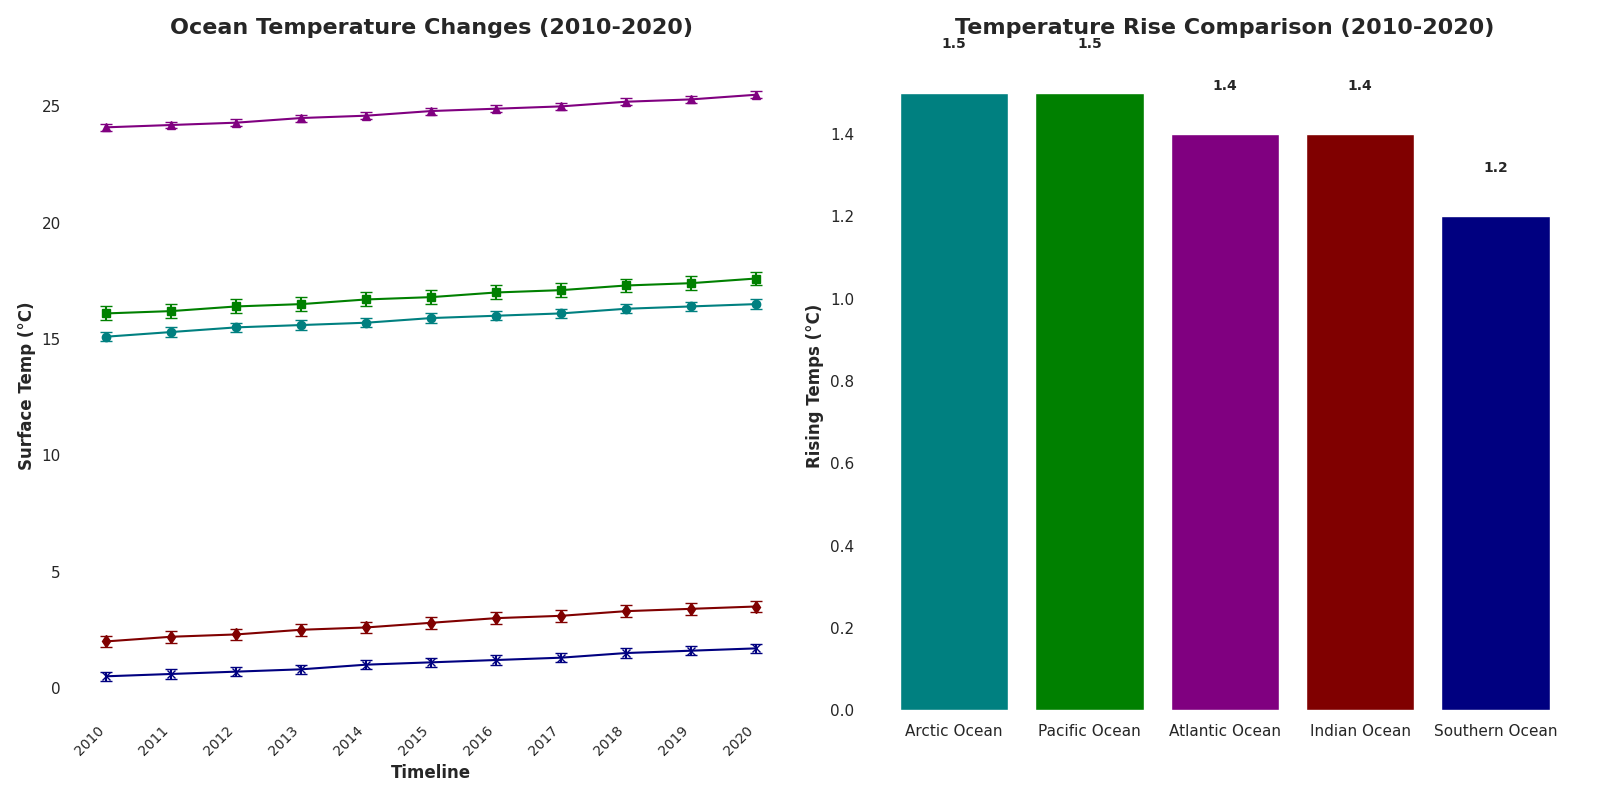

Write Python code to recreate this figure.
import matplotlib.pyplot as plt
import numpy as np

years = np.arange(2010, 2021)

atlantic_temp = np.array([15.1, 15.3, 15.5, 15.6, 15.7, 15.9, 16.0, 16.1, 16.3, 16.4, 16.5])
pacific_temp = np.array([16.1, 16.2, 16.4, 16.5, 16.7, 16.8, 17.0, 17.1, 17.3, 17.4, 17.6])
indian_temp = np.array([24.1, 24.2, 24.3, 24.5, 24.6, 24.8, 24.9, 25.0, 25.2, 25.3, 25.5])
arctic_temp = np.array([2.0, 2.2, 2.3, 2.5, 2.6, 2.8, 3.0, 3.1, 3.3, 3.4, 3.5])
southern_temp = np.array([0.5, 0.6, 0.7, 0.8, 1.0, 1.1, 1.2, 1.3, 1.5, 1.6, 1.7])

atlantic_err = np.array([0.2] * len(years))
pacific_err = np.array([0.3] * len(years))
indian_err = np.array([0.15] * len(years))
arctic_err = np.array([0.25] * len(years))
southern_err = np.array([0.2] * len(years))

atlantic_inc = atlantic_temp[-1] - atlantic_temp[0]
pacific_inc = pacific_temp[-1] - pacific_temp[0]
indian_inc = indian_temp[-1] - indian_temp[0]
arctic_inc = arctic_temp[-1] - arctic_temp[0]
southern_inc = southern_temp[-1] - southern_temp[0]

increases = [atlantic_inc, pacific_inc, indian_inc, arctic_inc, southern_inc]
oceans = ['Atlantic Ocean', 'Pacific Ocean', 'Indian Ocean', 'Arctic Ocean', 'Southern Ocean']

# Sort data in descending order of increases
sorted_indices = np.argsort(increases)[::-1]
sorted_increases = [increases[i] for i in sorted_indices]
sorted_oceans = [oceans[i] for i in sorted_indices]

fig, axes = plt.subplots(1, 2, figsize=(16, 8))

ax1 = axes[0]

colors = ['teal', 'green', 'purple', 'maroon', 'navy']

ax1.errorbar(years, atlantic_temp, yerr=atlantic_err, fmt='-o', color=colors[0], capsize=4)
ax1.errorbar(years, pacific_temp, yerr=pacific_err, fmt='-s', color=colors[1], capsize=4)
ax1.errorbar(years, indian_temp, yerr=indian_err, fmt='-^', color=colors[2], capsize=4)
ax1.errorbar(years, arctic_temp, yerr=arctic_err, fmt='-d', color=colors[3], capsize=4)
ax1.errorbar(years, southern_temp, yerr=southern_err, fmt='-x', color=colors[4], capsize=4)

ax1.set_title('Ocean Temperature Changes (2010-2020)', fontsize=16, fontweight='bold', pad=20)
ax1.set_xlabel('Timeline', fontsize=12, fontweight='bold')
ax1.set_ylabel('Surface Temp (°C)', fontsize=12, fontweight='bold')
ax1.set_xticks(years)
ax1.set_xticklabels(years, rotation=45, ha='right', fontsize=10)

for spine in ax1.spines.values():
    spine.set_visible(False)

ax2 = axes[1]
bars = ax2.bar(sorted_oceans, sorted_increases, color=colors)
ax2.set_title('Temperature Rise Comparison (2010-2020)', fontsize=16, fontweight='bold', pad=20)
ax2.set_ylabel('Rising Temps (°C)', fontsize=12, fontweight='bold')

for bar in bars:
    yval = bar.get_height()
    ax2.text(bar.get_x() + bar.get_width()/2, yval + 0.1, round(yval, 2), ha='center', va='bottom', fontsize=10, fontweight='bold')

for spine in ax2.spines.values():
    spine.set_visible(False)

plt.tight_layout()
plt.show()
